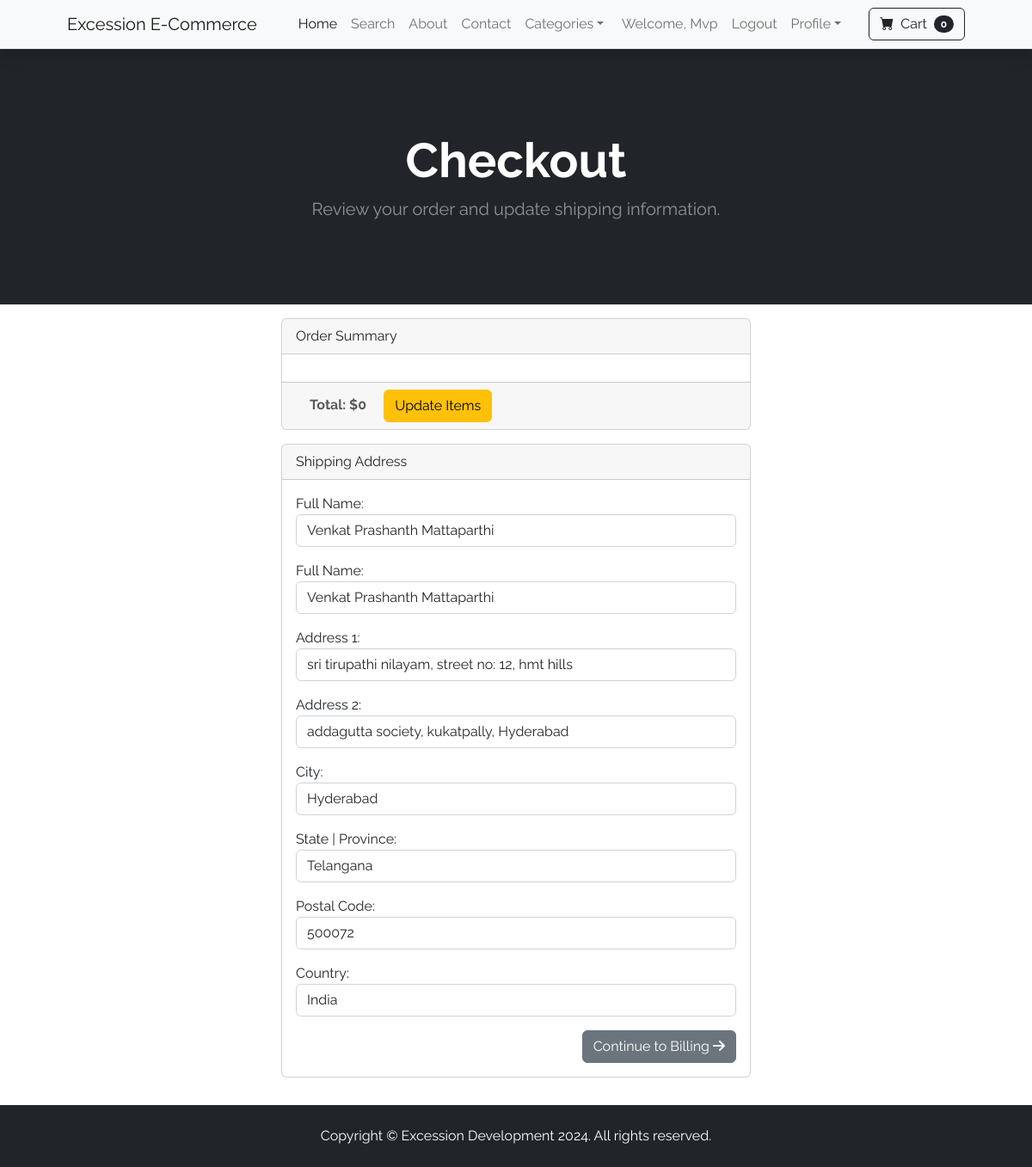
/payment/checkout/ (signed in), run on the app's committed database.
### payment/models.py (models this page shows, shortened)
class ShippingAddress(models.Model):
    user = models.ForeignKey(User, on_delete=models.CASCADE, null=True, blank=True)
    shipping_full_name = models.CharField(max_length=255)
    shipping_email = models.CharField(max_length=255)
    shipping_address1 = models.CharField(max_length=255)
    shipping_address2 = models.CharField(max_length=255, default="", blank=True)
    shipping_city = models.CharField(max_length=255)
    shipping_state = models.CharField(max_length=255, blank=True, default="N/A")
    shipping_postal_code = models.CharField(max_length=20, blank=True, default="N/A")
    shipping_country = models.CharField(max_length=255)
    class Meta:
        verbose_name_plural = "Shipping Address"

### payment/views.py (the view, shortened to what this page needs)
# urls.py: path("checkout/", views.checkout, name='checkout'),
def checkout(request):
    cart = Cart(request)
    cart_products = cart.get_prods
    quantities = cart.get_quants
    totals = cart.cart_total()
    if request.user.is_authenticated:
        shipping_user = ShippingAddress.objects.get(user__id=request.user.id)
        shipping_form = ShippingForm(request.POST or None, instance=shipping_user)
        context = {
            "cart_products": cart_products,
            "quantities": quantities,
            "totals": totals,
            "shipping_form": shipping_form,
        }
        return render(request, "payment/checkout.html", context)

### cart/cart.py (called while the page is built, shortened)
    def cart_total(self):
        product_ids = self.cart.keys()
        products = Product.objects.filter(id__in=product_ids)
        quantities = self.cart
        total = 0
        return total

    def __len__(self):
        return len(self.cart)

    def get_prods(self):
        product_ids = self.cart.keys()
        products = Product.objects.filter(id__in=product_ids)
        return products

### cart/context_processors.py (called while the page is built)
def cart(request):
    return {'cart': Cart(request)}

### templates/payment/checkout.html (shortened to what this page needs)
{% extends 'base.html' %}
{% load static %}
{% block content %}
<header class="bg-dark py-5 m-0">
  <div class="container px-4 px-lg-5 my-5">
    <div class="text-center text-white">
      <h1 class="display-4 fw-bolder">Checkout</h1>
      <p class="lead fw-normal text-white-50 mb-0">Review your order and update shipping information.</p>
    </div>
  </div>
</header>
<div class="container my-3">
  <div class="row align-items-center">
    <div class="col-md-6 offset-md-3">
      <div class="card">
        <div class="card-header">
          Order Summary
        </div>
        <div class="card-body">
        </div>
        <div class="card-footer text-body-secondary">
          <strong class="px-3">Total: ${{ totals }}</strong>
          <a
                href="{% url 'cart-summary' %}"
                class="btn btn-warning"
                >Update Items</a
              >
        </div>
      </div>
    </div>
    <div class="col-md-6 offset-md-3 mt-3">
      <div class="card mb-3">
        <div class="card-header">Shipping Address</div>
        <div class="card-body">
          <form action="{% url 'billing_info' %}" method="post">
            {{ shipping_form.as_p }}
            <div align="right">
              <button type="submit" class="btn btn-secondary"
                >Continue to Billing <i class="fa-solid fa-arrow-right"></i></i
              ></button>
            </div>
          </form>
        </div>
      </div>
    </div>
  </div>
</div>
{% endblock content %}

### templates/partials/navbar.html (shortened to what this page needs)
<nav class="navbar navbar-expand-lg navbar-light bg-light border-bottom shadow">
  <div class="container px-4 px-lg-5">
    <a class="navbar-brand" href="{% url 'home' %}">Excession E-Commerce</a>
    <div class="collapse navbar-collapse" id="navbarSupportedContent">
      <ul class="navbar-nav me-auto mb-2 mb-lg-0 ms-lg-4">
        <li class="nav-item">
          <a class="nav-link active" aria-current="page" href="{% url 'home' %}">Home</a>
        </li>
        <li class="nav-item">
          <a class="nav-link" href="{% url 'search' %}">Search</a>
        </li>
        <li class="nav-item">
          <a class="nav-link" href="{% url 'about' %}">About</a>
        </li>
        <li class="nav-item">
          <a class="nav-link" href="{% url 'contact' %}">Contact</a>
        </li>
        <li class="nav-item dropdown">
          <a
            class="nav-link dropdown-toggle"
            id="navbarDropdown"
            href="#"
            role="button"
            data-bs-toggle="dropdown"
            aria-expanded="false"
            >Categories</a
          >
        </li>
      </ul>
      <ul class="navbar-nav ms-auto mb-2 mb-lg-0 me-lg-4">
        {% if user.is_authenticated %}
        <li class="nav-item">
          <a class="nav-link" href="#">Welcome, {{ user.username|title }}</a>
        </li>
        <li class="nav-item">
          <a class="nav-link" href="{% url 'logout' %}">Logout</a>
        </li>
        <li class="nav-item dropdown">
          <a
            class="nav-link dropdown-toggle"
            id="navbarDropdown"
            href="#"
            role="button"
            data-bs-toggle="dropdown"
            aria-expanded="false"
            >Profile</a
          >
        </li>
        {% endif %}
      </ul>
      <form class="d-flex">
        <a href="{% url 'cart-summary' %}" class="btn btn-outline-dark" type="submit">
          <i class="bi-cart-fill me-1"></i>
          Cart
          <span class="badge bg-dark text-white ms-1 rounded-pill" id="cart_quantity">{{ cart|length }}</span>
        </a>
      </form>
    </div>
  </div>
</nav>

### static/css/custom.css (style rules this page uses)
body { font-family: 'Raleway', sans-serif; }

### data on the page
ShippingAddress: shipping_full_name "Venkat Prashanth Mattaparthi", shipping_email "Venkat Prashanth Mattaparthi", shipping_address1 "sri tirupathi nilayam, street no: 12, hmt hills", shipping_address2 "addagutta society, kukatpally, Hyderabad", shipping_city "Hyderabad", shipping_state "Telangana", shipping_postal_code "500072", shipping_country "India"

### other printed values
{{ user.username|title }} "Mvp"
{{ cart|length }} "0"
{{ totals }} "0"
